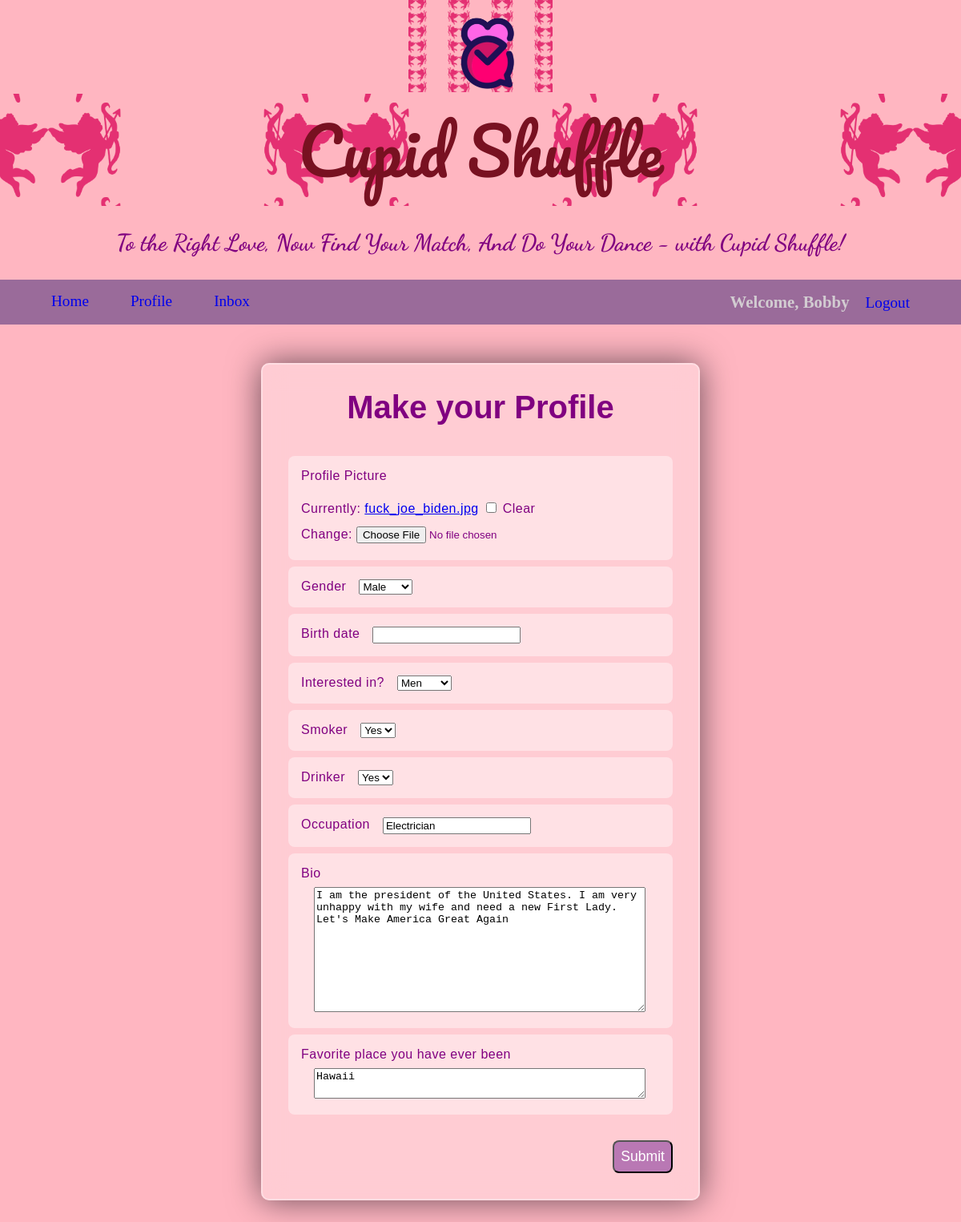
Screenshot of /dating/ (signed in) with the database file from the repository.
### app/models.py (models this page shows, shortened)
class DatingProfile(models.Model):
    user_profile = models.ForeignKey(
        Profile,
        on_delete=models.CASCADE,
        related_name="dating_profile_user",
        null=True,
    )
    created = models.BooleanField(default=False)
    profile_pic = models.ImageField(
        default="default_pic.jpg",
        null=True,
        blank=True,
    )
    gender_options = (("Male", "MALE"), ("Female", "FEMALE"))
    interested_in_options = ("Men", "MEN"), ("Women", "WOMEN"), ("Both", "BOTH")
    yes_or_no_options = (("Yes", "YES"), ("No", "NO"))
    gender = models.CharField(max_length=50, choices=gender_options, null=True)
    birth_date = models.DateTimeField(default=datetime.now)
    interested_in = models.CharField(
        max_length=50, choices=interested_in_options, null=True
    )
    smoker = models.CharField(max_length=50, choices=yes_or_no_options, null=True)
    drinker = models.CharField(max_length=50, choices=yes_or_no_options, null=True)
    occupation = models.CharField(max_length=50, null=True)
    bio = models.TextField(null=True)
    favorite_place_ever_been = models.TextField(null=True)

### app/views.py (the view)
# urls.py: path("dating/", dating_profile_register, name="dating"),
@login_required(login_url="login")
def dating_profile_register(request):
    user_profile = request.user.profile
    dating_profile, created = DatingProfile.objects.get_or_create(
        user_profile=user_profile
    )
    if request.method == "POST":
        form = DatingProfileForm(request.POST, request.FILES, instance=dating_profile)
        if form.is_valid():
            new_form = form.save(commit=False)
            new_form.created = True
            new_form.save()
            user_profile.has_dating_profile = True
            user_profile.save()
            if new_form.age < 18:
                raise ValidationError("You must be 18 years or older")
            return redirect("profile")
    else:
        form = DatingProfileForm(instance=dating_profile)
    context = {"form": form}
    return render(request, "dating_form.html", context)

### app/forms.py
class DatingProfileForm(forms.ModelForm):
    class Meta:
        model = DatingProfile
        fields = (
            "profile_pic",
            "gender",
            "birth_date",
            "interested_in",
            "smoker",
            "drinker",
            "occupation",
            "bio",
            "favorite_place_ever_been",
        )

### app/templates/dating_form.html (shortened to what this page needs)
{% extends "base.html" %}
 {% block content %}
 <div id="dating_profile_page_container">
          <form  method="POST" enctype="multipart/form-data" id="dating_form">
            <div id="dating_form_header_container">
                <h3 id="dating_form_header">Make your Profile</h3>
                  {% for field in form %}
                      {% if field.name == 'gender'  %}
                          <div class="form-group">
                          <label for="gender">Gender</label>
                          <select name="gender" class="selectpicker" id="job-type" data-style="btn-black" data-width="100%" data-live-search="true" title="Select Job Type">
                                <option value="Male">Male</option>
                          </select>
                          </div>
                        {% elif field.name == 'profile_pic' %}
                            <div class="form-group-profile-pic">
                                <label for="profile_pic">Profile Picture</label>
                                <div id="profile_pic_container">
                                {{ form.profile_pic }}
                            </div>
                            </div>
                        {% elif field.name == 'interested_in' %}
                        <div class="form-group">
                            <label for="interested_in">Interested in?</label>
                            <select name="interested_in" class="selectpicker" id="job-type" data-style="btn-black" data-width="100%" data-live-search="true" title="Select">
                                <option value="Men">Men</option>
                            </select>
                            </div>
                        {% elif field.name == 'smoker' %}
                        <div class="form-group">
                            <label for="smoker">Smoker</label>
                            <select name="smoker" class="selectpicker" id="smoker" data-style="btn-black" data-width="100%" data-live-search="true" title="smoker">
                                <option value="Yes">Yes</option>
                            </select>
                            </div>
                        {% elif field.name == 'drinker' %}
                        <div class="form-group">
                            <label for="drinker">Drinker</label>
                            <select name="drinker" class="selectpicker" id="drinker" data-style="btn-black" data-width="100%" data-live-search="true" title="drinker">
                                <option value="Yes">Yes</option>
                            </select>
                            </div>
                        {% elif field.name == 'occupation' %}
                        <div class="form-group">
                            <label for="profile_occupation">Occupation</label>
                            <div class="">
                            {{ form.occupation }}
                        </div>
                        </div>
                        {% elif field.name == 'bio' %}
                        <div class="form-group-bio" id="form_bio">
                            <label for="profile_bio">Bio</label>
                            <div class="bio_input_container">
                            {{ form.bio }}
                        </div>
                        </div>
                        {% elif field.name == 'favorite_place_ever_been' %}
                        <div class="form-group-favorite-place">
                            <label for="profile_favorite_place_ever_been">Favorite place you have ever been</label>
                            <div class="favorite_place_ever_been_input_container">
                            {{ form.favorite_place_ever_been }}
                        </div>
                        </div>
                        {% else %}
                        <div class="form-group">
                            <label class="text-black" for="id_{{ field.name }}">{{ field.label }}</label>
                            <input type="{{ field.field.widget.input_type }}"
                                    class="form-control"
                                    name="{{ field.name }}"
                                    id="id_{{ field.name }}"
                                    placeholder="{{ field.field.widget.attrs.placeholder }}">
                        </div>
                      {% endif %}
                  {% endfor %}
                  <div class="columns">
                    <div class="row">
                      <div id="dating_form_button_container">
                        <input class="btn1" type="submit" value="Submit" id="dating_form_button">
                      </div>
                    </div>
                  </div>
            </div>
          </div>
{% endblock content %}

### app/templates/base.html (shortened to what this page needs)
{% load static %}
<!DOCTYPE html>
<html lang="en">
<head>
    <link rel="stylesheet" href="{% static "styles.css" %}">
</head>
<body>
    <img class="logo_img" src="{% static 'logo.png' %}" alt="Logo">
    <h3 class="logo_name">Cupid Shuffle</h3>
    <p class="slogan_text">To the Right Love, Now Find Your Match, And Do Your Dance - with Cupid Shuffle!</p>
    <div id="navigation_container">
        {% if user.id != None %}
            <div id='left_side_nav'>
                <a href ="{% url 'home'%}">Home</a>
                <a href ="{% url 'profile'%}">Profile</a>
                <a href ="{% url 'inbox'%}">Inbox</a>
            </div>
            <div id='right_side_nav'>
                <span id="bannerName">Welcome, {{user.username}}</span>
                <a href="{%url 'logout'%}">Logout</a>
            </div>
        </div>
        {% endif %}
    {% block content %}
    {% endblock content %}
</body>
</html>

### app/static/styles.css (style rules this page uses)
body { margin: 0; background-color: lightpink; }
#navigation_container { display: flex; background-color: rgb(154, 107, 154); padding: 1rem; justify-content: space-between; }
#left_side_nav > a { text-decoration: none; font-size: 1.2rem; padding-left:3rem; }
#right_side_nav > a { text-decoration: none; font-size: 1.2rem; padding-right: 3rem; }
#bannerName { font-size: 1.3rem; font-weight: 900; color: rgb(210, 204, 209); padding-right: 1rem; }
#dating_profile_page_container { display: flex; flex-direction: column; align-items: center; }
#dating_form { width: 40%; background-color: rgba(255, 255, 255, 0.301); border-radius: 10px; backdrop-filter: blur(15px); border: 2px solid rgba(255, 255, 255, 0.349); box-shadow: 0 0 40px rgba(8, 7, 16, 0.6); padding: 2rem; margin: 3rem; }
#dating_form_header { font-size: 40px; font-weight: 700; line-height: 42px; text-align: center; margin-top: 0; margin-bottom: 2; color: purple; font-family: "Poppins", sans-serif; }
#dating_form_button_container { text-align: right; }
.form-group-profile-pic { padding-top: 1rem; padding-bottom: 1rem; column-gap: 1rem; width: 100%; background-color: rgba(255, 255, 255, 0.411); border-radius: .5rem; margin-top: .5rem; font-size: 1rem; font-weight: 300; font-family: "Poppins", sans-serif; letter-spacing: 0.5px; outline: none; border: none; color: purple; }
#profile_pic_container { line-height: 2rem; }
.form-group-bio { display: flex; flex-direction: column; padding-top: 1rem; padding-bottom: 1rem; column-gap: 1rem; width: 100%; background-color: rgba(255, 255, 255, 0.411); border-radius: .5rem; margin-top: .5rem; font-size: 1rem; font-weight: 300; font-family: "Poppins", sans-serif; letter-spacing: 0.5px; outline: none; border: none; color: purple; }
.form-group-bio > label { padding-left: 1rem; }
.form-group { display: flex; padding-top: 1rem; padding-bottom: 1rem; column-gap: 1rem; width: 100%; background-color: rgba(255, 255, 255, 0.411); border-radius: .5rem; margin-top: .5rem; font-size: 1rem; font-weight: 300; font-family: "Poppins", sans-serif; letter-spacing: 0.5px; outline: none; border: none; color: purple; }
.form-group > label { padding-left: 1rem; }
.form-group-profile-pic > label { padding-left: 1rem; }
.bio_input_container { margin-top: .5rem; margin-left: 2rem; margin-right: 2rem; }
.form-group-favorite-place { display: flex; flex-direction: column; padding-top: 1rem; padding-bottom: 1rem; column-gap: 1rem; width: 100%; background-color: rgba(255, 255, 255, 0.411); border-radius: .5rem; margin-top: .5rem; font-size: 1rem; font-weight: 300; font-family: "Poppins", sans-serif; letter-spacing: 0.5px; outline: none; border: none; color: purple; }
.form-group-favorite-place > label { padding-left: 1rem; }
.favorite_place_ever_been_input_container { margin-top: .5rem; margin-left: 2rem; margin-right: 2rem; }
#id_bio { width: 98%; }
#id_favorite_place_ever_been { width: 98%; height: 2rem; }
#profile_pic_container { padding-left: 1rem; margin-top: 1rem; }
#dating_form_button { justify-content: right; border-radius: .5rem; background-color: rgb(185, 120, 180); color: white; margin-top: 2rem; font-size: 1.1rem; padding: .5rem; cursor: pointer; }
.logo_img { background: url("/DatingApp/app/static/cupid.png"); background-size: 30%; background-position: 50%; display: block; margin-left: auto; margin-right: auto; width: 15% ; justify-content: center; }
.logo_name { background: url("/DatingApp/app/static/cupid.png"); background-size: 30%; background-position: 50%; color: rgb(120, 17, 33); font-weight: bold; font-size: 5rem; margin: auto 0; text-align: center; margin-top: .2%; font-family: "Pacifico", cursive; font-weight: 300; font-style: normal; margin-bottom: 1%; }
.slogan_text { font-family: "Dancing Script", cursive; font-optical-sizing: auto; text-align: center; font-weight: bold; font-size: 180%; color:purple; }

### rows the page displays
DatingProfile: occupation "Electrician", bio "I am the president of the United States. I am very unhappy with my wife and need a new First Lady. Let's Make America Great Again", favorite_place_ever_been "Hawaii"

### other values shown
{{ user.username }} "Bobby"
{{ field.label }} "Birth date"
